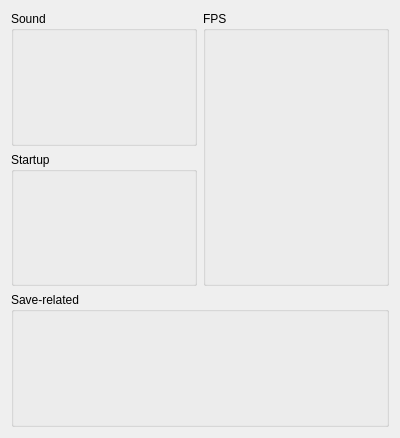
<?xml version="1.0" encoding="UTF-8"?>
<ui version="4.0">
 <class>AdvancedTab</class>
 <widget class="QWidget" name="AdvancedTab">
  <property name="geometry">
   <rect>
    <x>0</x>
    <y>0</y>
    <width>400</width>
    <height>438</height>
   </rect>
  </property>
  <property name="windowTitle">
   <string>Form</string>
  </property>
  <layout class="QGridLayout" name="gridLayout_2">
   <item row="1" column="0">
    <widget class="QGroupBox" name="soundGroup">
     <property name="title">
      <string>Sound</string>
     </property>
    </widget>
   </item>
   <item row="5" column="0" colspan="2">
    <layout class="QHBoxLayout" name="procButtonBox">
    </layout>
   </item>
   <item row="2" column="0">
    <widget class="QGroupBox" name="startupGroup">
     <property name="title">
      <string>Startup</string>
     </property>
    </widget>
   </item>
   <item row="3" column="0" colspan="2">
    <widget class="QGroupBox" name="saveGroup">
     <property name="title">
      <string>Save-related</string>
     </property>
    </widget>
   </item>
   <item row="1" column="1" rowspan="2">
    <widget class="QGroupBox" name="fpsGroup">
     <property name="title">
      <string>FPS</string>
     </property>
    </widget>
   </item>
  </layout>
 </widget>
 <resources/>
 <connections/>
</ui>
